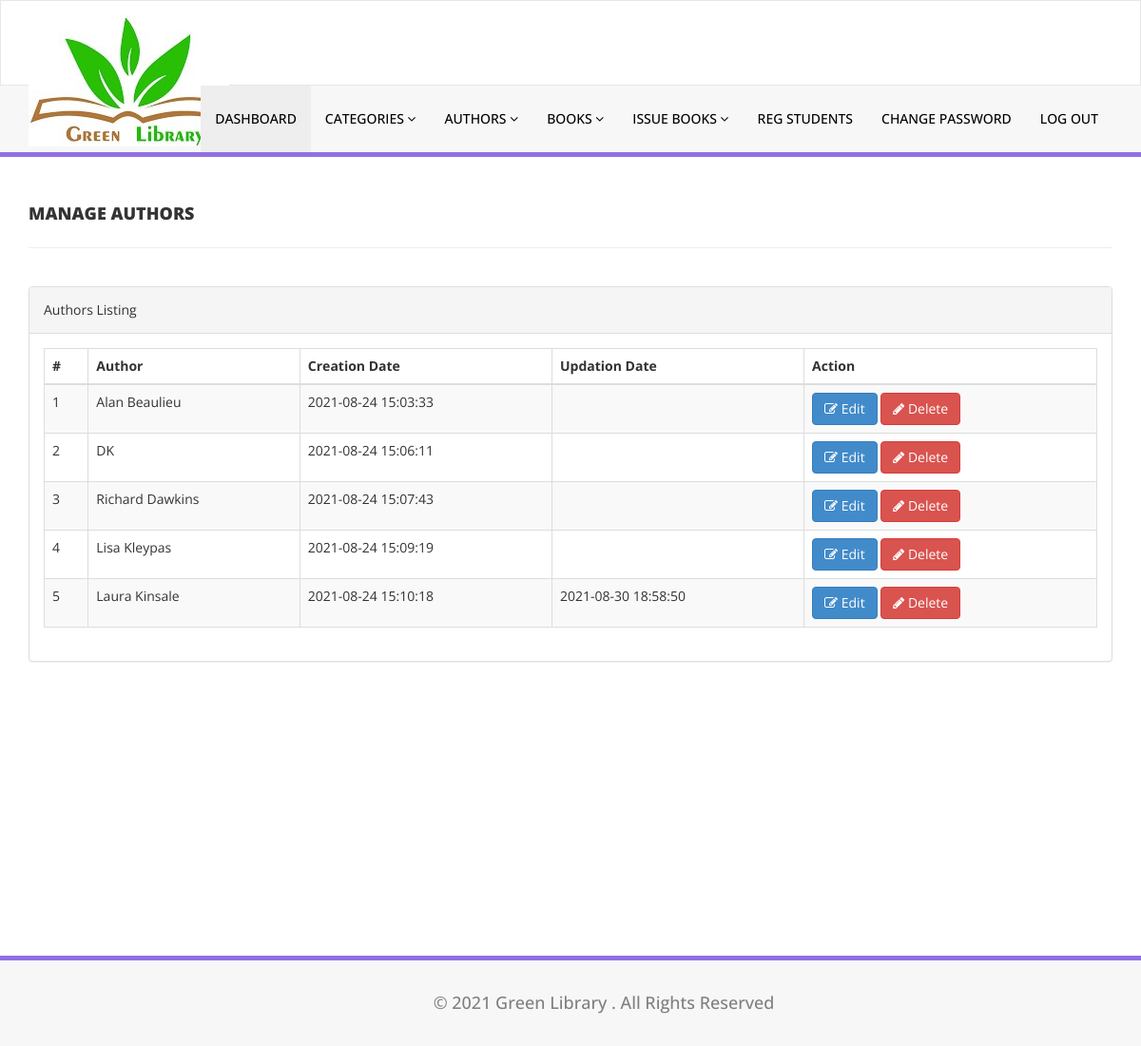
Page /library/admin/manage-authors.php (signed in) on the committed database.
### tables this page shows
CREATE TABLE `tblauthors` (
  `id` int(11) NOT NULL,
  `AuthorName` varchar(159) DEFAULT NULL,
  `creationDate` timestamp NULL DEFAULT current_timestamp(),
  `UpdationDate` timestamp NULL DEFAULT NULL ON UPDATE current_timestamp()
);

### library/admin/manage-authors.php (the view, shortened to what this page needs)
<?php
include('includes/config.php');
if(strlen($_SESSION['alogin'])==0)
    {
header('location:index.php');
}
else{
    ?>
<!DOCTYPE html>
<html xmlns="http://www.w3.org/1999/xhtml">
<head>
    <link href="assets/css/bootstrap.css" rel="stylesheet" />
    <link href="assets/css/font-awesome.css" rel="stylesheet" />
    <link href="assets/js/dataTables/dataTables.bootstrap.css" rel="stylesheet" />
    <link href="assets/css/style.css" rel="stylesheet" />
</head>
<body>
<?php include('includes/header.php');?>
    <div class="content-wrapper">
         <div class="container">
        <div class="row pad-botm">
            <div class="col-md-12">
                <h4 class="header-line">Manage Authors</h4>
    </div>
     <div class="row">
</div>
        </div>
            <div class="row">
                <div class="col-md-12">
                    <div class="panel panel-default">
                        <div class="panel-heading">
                           Authors Listing
                        </div>
                        <div class="panel-body">
                            <div class="table-responsive">
                                <table class="table table-striped table-bordered table-hover" id="dataTables-example">
                                    <thead>
                                        <tr>
                                            <th>#</th>
                                            <th>Author</th>
                                            <th>Creation Date</th>
                                            <th>Updation Date</th>
                                            <th>Action</th>
                                        </tr>
                                    </thead>
                                    <tbody>
<?php $sql = "SELECT * from  tblauthors";
$query = $dbh -> prepare($sql);
$query->execute();
$results=$query->fetchAll(PDO::FETCH_OBJ);
$cnt=1;
if($query->rowCount() > 0)
{
foreach($results as $result)
{               ?>
                                        <tr class="odd gradeX">
                                            <td class="center"><?php echo htmlentities($cnt);?></td>
                                            <td class="center"><?php echo htmlentities($result->AuthorName);?></td>
                                            <td class="center"><?php echo htmlentities($result->creationDate);?></td>
                                            <td class="center"><?php echo htmlentities($result->UpdationDate);?></td>
                                            <td class="center">
                                            <a href="edit-author.php?athrid=<?php echo htmlentities($result->id);?>"><button class="btn btn-primary"><i class="fa fa-edit "></i> Edit</button>
                                          <a href="manage-authors.php?del=<?php echo htmlentities($result->id);?>" onclick="return confirm('Are you sure you want to delete?');"" >  <button class="btn btn-danger"><i class="fa fa-pencil"></i> Delete</button>
                                            </td>
                                        </tr>
 <?php $cnt=$cnt+1;}} ?>
                                    </tbody>
                                </table>
                            </div>
                        </div>
                    </div>
                </div>
            </div>
    </div>
    </div>
     <?php include('includes/footer.php');?>
</body>
</html>
<?php } ?>

### library/admin/assets/css/style.css (style rules this page uses)
.content-wrapper { margin-top: 40px; min-height:800px; padding-bottom:90px; }
.header-line { font-weight:900; padding-bottom:25px; border-bottom:1px solid #eeeeee; text-transform:uppercase; }
.pad-botm { padding-bottom:30px; }

### rows in the picture
tblauthors: AuthorName "Alan Beaulieu", creationDate "2021-08-24 15:03:33"
tblauthors: AuthorName "DK", creationDate "2021-08-24 15:06:11"
tblauthors: AuthorName "Richard Dawkins", creationDate "2021-08-24 15:07:43"
tblauthors: AuthorName "Lisa Kleypas", creationDate "2021-08-24 15:09:19"
tblauthors: AuthorName "Laura Kinsale", creationDate "2021-08-24 15:10:18", UpdationDate "2021-08-30 18:58:50"
